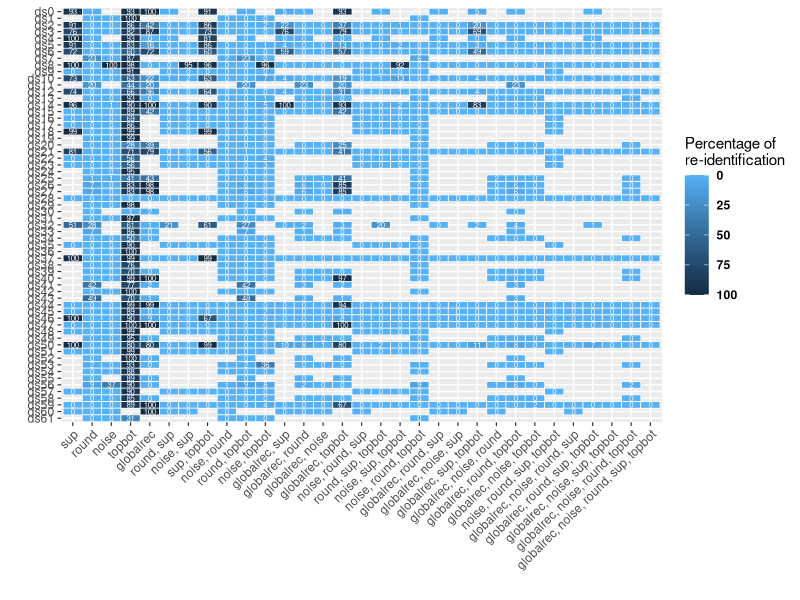
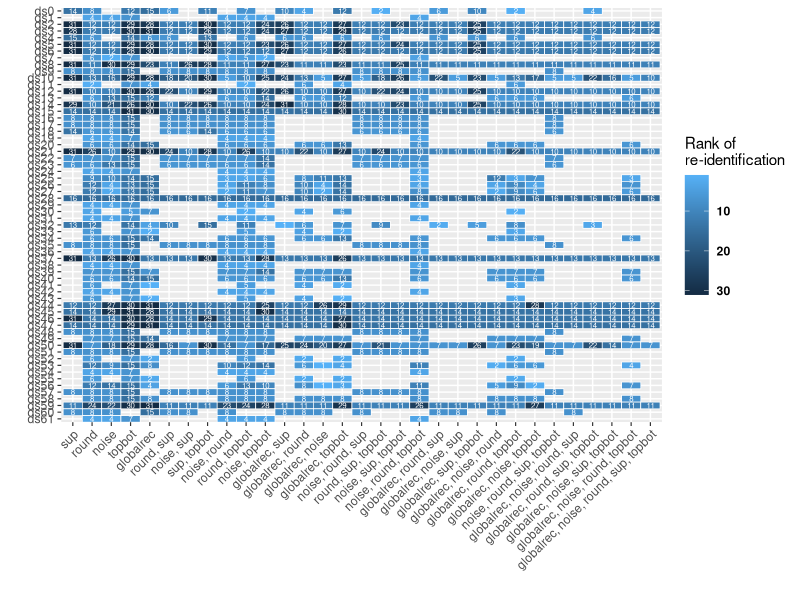

The R source for these figures, in order:
library(ggplot2)

reID <- read.csv("tilemap.csv", header=TRUE, sep='\t')


reID$ds <- factor(reID$ds, levels = rev(unique(reID$ds)), ordered = TRUE)
reID$char <- as.character(reID$comb)
reID$char <- nchar(reID$char)
reID <- reID[order(reID$char), ]
reID$comb <- factor(reID$comb, levels = unique(reID$comb), ordered = TRUE)
reID$text <- format(round(reID$rl, 0))
#colnames(reID)[4] <- "Record Linkage"
#colnames(reID)[5] <- "Rank"

p <- ggplot(reID,aes(x=comb, y=ds, fill=rl))+
  geom_tile(colour="white",size=0.25)+
  geom_text(aes(label = round(rl)),color='white', size=2) + 
  #add border white colour of line thickness 0.25
  # geom_text(aes(label=as.factor(text)),size=2)+
  #remove x and y axis labels
  labs(x="",y="", fill="Percentage of\nre-identification")+
  #remove extra space
  # scale_y_discrete(expand=c(0,0))+
  #reverse scale
  scale_fill_continuous(trans = 'reverse')+
  # scale_fill_discrete(name="Record Linkage")+
  #theme options
  theme(
    #bold font for legend text
    legend.text=element_text(face="bold"),
    #set thickness of axis ticks
    axis.ticks=element_line(size=0.4),
    #remove plot background
    plot.background=element_blank(),
    #remove plot border
    panel.border=element_blank(),
    #rotate x labels
    axis.text.x=element_text(angle=45,hjust=1))

print(p)


r <- ggplot(reID,aes(x=comb,y=ds,fill=rank))+
  #geom_tile() +
  #add border white colour of line thickness 0.25
  geom_tile(colour="white",size=0.25)+
  #remove x and y axis labels
  labs(x="",y="", fill="Rank of\nre-identification")+
  #remove extra space
  scale_y_discrete(expand=c(0,0))+
  geom_text(aes(label = round(rank)),color='white', size=2) + 
  #reverse scale
  scale_fill_continuous(trans = 'reverse')+
  #theme options
  theme(
    #bold font for legend text
    legend.text=element_text(face="bold"),
    #set thickness of axis ticks
    axis.ticks=element_line(size=0.4),
    #remove plot background
    plot.background=element_blank(),
    #remove plot border
    panel.border=element_blank(),
    #rotate x labels
    axis.text.x=element_text(angle=45,hjust=1))

print(r)
